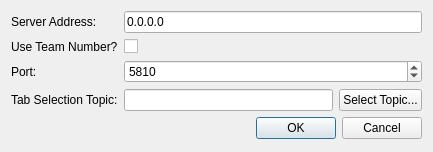
<?xml version="1.0" encoding="UTF-8"?>
<ui version="4.0">
 <class>NTSettingsDialog</class>
 <widget class="QDialog" name="NTSettingsDialog">
  <property name="geometry">
   <rect>
    <x>0</x>
    <y>0</y>
    <width>433</width>
    <height>152</height>
   </rect>
  </property>
  <property name="windowTitle">
   <string>NetworkTables Settings</string>
  </property>
  <layout class="QFormLayout" name="formLayout">
   <item row="0" column="0">
    <widget class="QLabel" name="label">
     <property name="text">
      <string>Server Address:</string>
     </property>
    </widget>
   </item>
   <item row="1" column="0">
    <widget class="QLabel" name="label_2">
     <property name="whatsThis">
      <string>Whether or not the server address is a team number.</string>
     </property>
     <property name="text">
      <string>Use Team Number?</string>
     </property>
    </widget>
   </item>
   <item row="2" column="0">
    <widget class="QLabel" name="label_3">
     <property name="text">
      <string>Port:</string>
     </property>
    </widget>
   </item>
   <item row="2" column="1">
    <widget class="QSpinBox" name="port">
     <property name="minimum">
      <number>1</number>
     </property>
     <property name="maximum">
      <number>65535</number>
     </property>
     <property name="value">
      <number>5810</number>
     </property>
    </widget>
   </item>
   <item row="1" column="1">
    <widget class="QCheckBox" name="teamNumber">
     <property name="text">
      <string/>
     </property>
    </widget>
   </item>
   <item row="0" column="1">
    <widget class="QLineEdit" name="server">
     <property name="text">
      <string>0.0.0.0</string>
     </property>
    </widget>
   </item>
   <item row="3" column="0">
    <widget class="QLabel" name="label_4">
     <property name="text">
      <string>Tab Selection Topic:</string>
     </property>
    </widget>
   </item>
   <item row="4" column="0" colspan="2">
    <widget class="QDialogButtonBox" name="buttonBox">
     <property name="standardButtons">
      <set>QDialogButtonBox::Cancel|QDialogButtonBox::Ok</set>
     </property>
    </widget>
   </item>
   <item row="3" column="1">
    <layout class="QHBoxLayout" name="horizontalLayout">
     <item>
      <widget class="QLineEdit" name="topic"/>
     </item>
     <item>
      <widget class="QPushButton" name="topicSelect">
       <property name="text">
        <string>Select Topic...</string>
       </property>
      </widget>
     </item>
    </layout>
   </item>
  </layout>
 </widget>
 <resources/>
 <connections>
  <connection>
   <sender>buttonBox</sender>
   <signal>accepted()</signal>
   <receiver>NTSettingsDialog</receiver>
   <slot>serializeData()</slot>
   <hints>
    <hint type="sourcelabel">
     <x>91</x>
     <y>243</y>
    </hint>
    <hint type="destinationlabel">
     <x>199</x>
     <y>149</y>
    </hint>
   </hints>
  </connection>
  <connection>
   <sender>buttonBox</sender>
   <signal>rejected()</signal>
   <receiver>NTSettingsDialog</receiver>
   <slot>reject()</slot>
   <hints>
    <hint type="sourcelabel">
     <x>91</x>
     <y>243</y>
    </hint>
    <hint type="destinationlabel">
     <x>199</x>
     <y>149</y>
    </hint>
   </hints>
  </connection>
  <connection>
   <sender>buttonBox</sender>
   <signal>accepted()</signal>
   <receiver>NTSettingsDialog</receiver>
   <slot>accept()</slot>
   <hints>
    <hint type="sourcelabel">
     <x>91</x>
     <y>243</y>
    </hint>
    <hint type="destinationlabel">
     <x>199</x>
     <y>149</y>
    </hint>
   </hints>
  </connection>
  <connection>
   <sender>topicSelect</sender>
   <signal>clicked()</signal>
   <receiver>NTSettingsDialog</receiver>
   <slot>putTopic()</slot>
   <hints>
    <hint type="sourcelabel">
     <x>380</x>
     <y>101</y>
    </hint>
    <hint type="destinationlabel">
     <x>216</x>
     <y>75</y>
    </hint>
   </hints>
  </connection>
 </connections>
 <slots>
  <signal>dataReady(ServerData)</signal>
  <slot>serializeData()</slot>
  <slot>putTopic()</slot>
 </slots>
</ui>
